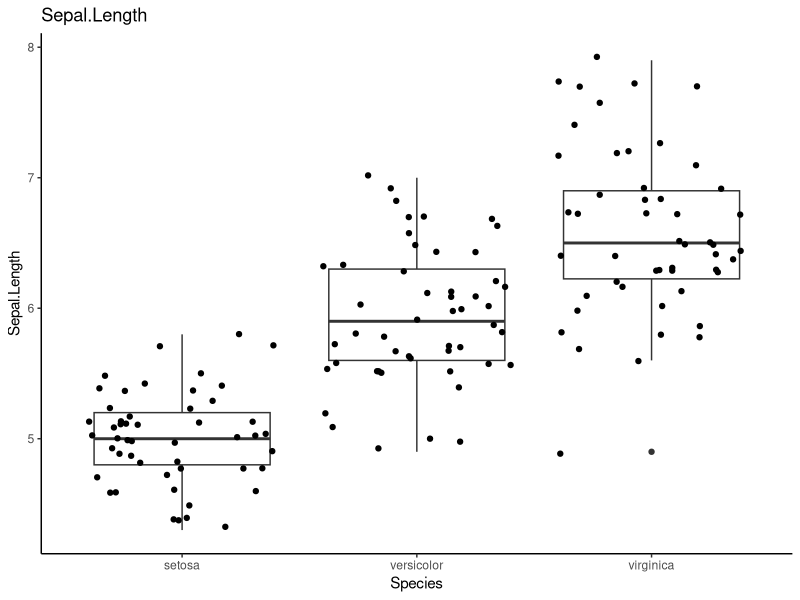
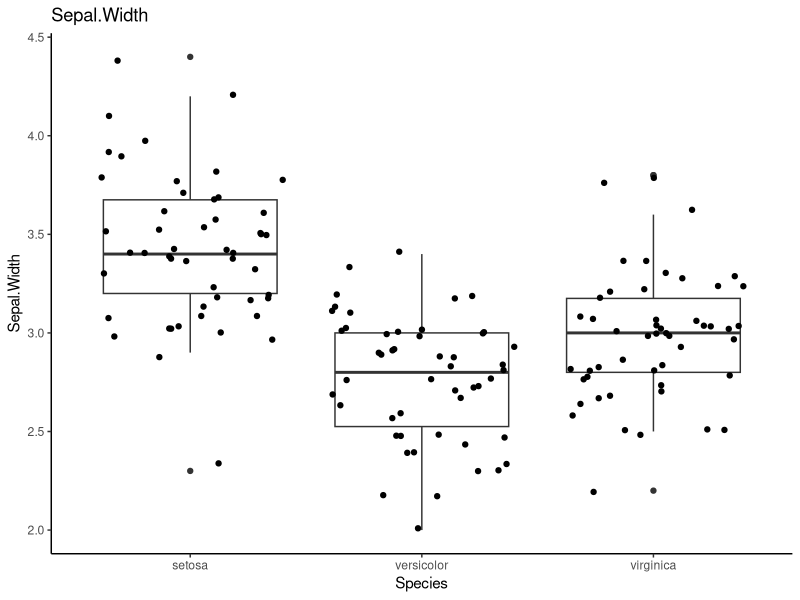
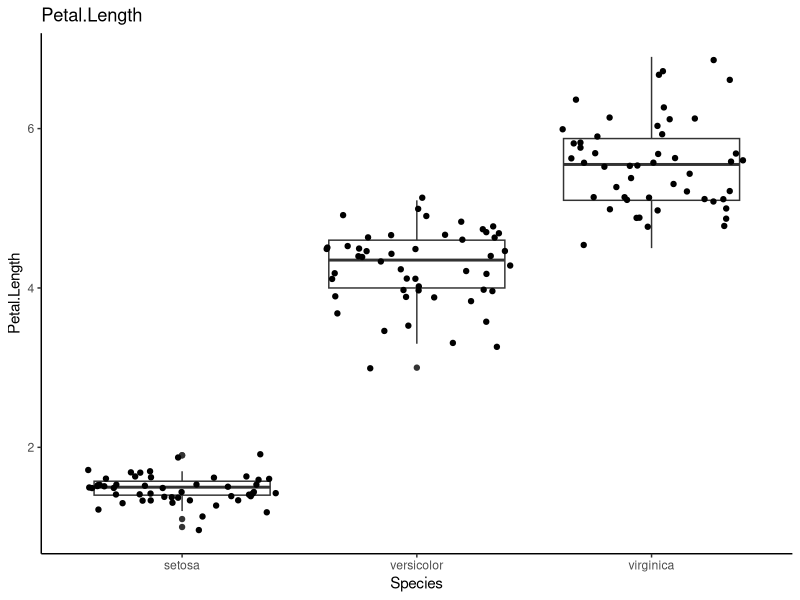
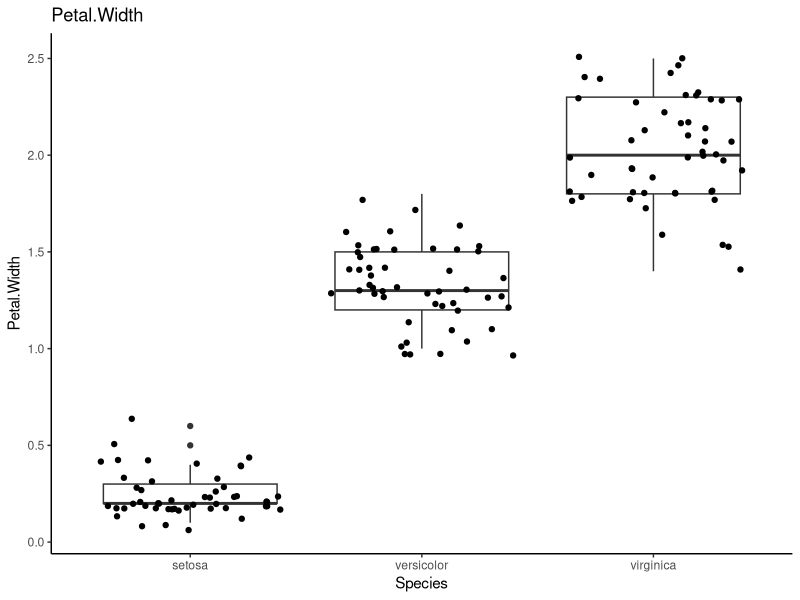

Reproduce these figures in R, in order.
## ---- chunk 1
data() # wow! these are all mock datasets in base R!  
## ---- chunk 2
DF_tooth <- ToothGrowth # lets call it something else
## ---- chunk 3
    head(DF_tooth) # head shows your the first rows of the dataframe 
## ---- chunk 4
    head(DF_tooth, 2) # tell it how many rows you want to see 
## ---- chunk 5
    tail(DF_tooth) # tail shows you the last rows of the dataframe
## ---- chunk 6

    tail(DF_tooth, 1) # tell it how many rows you want to see 
## ---- chunk 7
    nrow(DF_tooth) # prints a single integer for your object
## ---- chunk 8

    ncol(DF_tooth) # prints a single integer for your object
## ---- chunk 9
    dim(DF_tooth) # 60 rows and 3 columns! 
## ---- chunk 10

    tail(DF_tooth, 1) # look at the last row again, we see the row number is 60 and there are three columns 

    # last row is 60 and the first column is len - below == 23!
    DF_tooth[60,1] # 23

    # last row is 60 and the second column is supp 
    DF_tooth[60,2] # 'OJ'

    # last row is 60 and the third column is dose
    DF_tooth[60,3] # 2

## ---- chunk 11

    c(1:5) # with integers!

    c('one', 'of', 'me', 'is', 'order', 'out', 'of') # with strings!
## ---- chunk 12

    head(DF_tooth) # we just want to print `4.2, 11.5, 7.3, 5.8, 6.4`

    # try it below!

## ---- chunk 13

for (i in 1:nrow(DF_tooth)) { # open for loop, for i equal to 1:60
  
  # do the following for when i is equal to 1, 2, 3, ..60
  
  # this is one possible solution using a if else conditional statement!
  
  if (DF_tooth[i,2] == 'OJ') { # if row i in the second column == 'OJ'
    
    DF_tooth$len_new[i] <- DF_tooth[i,1] + DF_tooth[i,1]*(0.1) # new row 'len_new' calculated
    
  } else { # FALSE, second column == 'VC'
    
    DF_tooth$len_new[i] <- DF_tooth[i,1] # 'len_new' row is the same as len
    
  } # end if statment
  
} # close  for loop

View(DF_tooth) # look at the data!
## ---- chunk 14

library(dplyr) # load the library
# install.packages('dplyr') # of you do not have the package above, remove the hashtag and Cnrtl+Enter to run this line tp install

?if_else # review the command page 

# input the criteria - same as the for loop above

DF_tooth$len_new2 <- if_else(DF_tooth$supp == 'OJ', 
                            (DF_tooth$len + DF_tooth$len*(0.1)), # TRUE
                            (DF_tooth$len)) # FALSE

View(DF_tooth)
## ---- chunk 15
library(ggplot2) # load the library
# install.packages('ggplot2') # of you do not have the package above, remove the hashtag and Cnrtl+Enter to run this line tp install

iris # take a look at the dataset! 

dim(iris) # 150 rows and 5 columns 

head(iris) # first four rows are numeric data and last row is categorical 'Species'


# below we loop thorugh each iris numeric column and plot by species 

for (i in 1:(ncol(iris)-1)) { # open for loop, for i equal to 1 - 4
  
    loop_measurement_name <- colnames(iris[i]) # string to name the plot and y axis

    plot <- ggplot(data = iris, aes(x=Species, y=iris[,i]), fill=Species) +
      geom_boxplot() + 
      geom_jitter() +
      ylab(loop_measurement_name) + # name the y axis w
      ggtitle(loop_measurement_name) + # name the plot
      theme_classic()
    
    print(plot)
    
    
} # close  for loop


